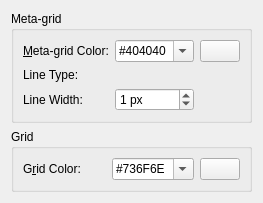
         <widget class="QWidget" name="points">
          <attribute name="title">
           <string>Points Grid</string>
          </attribute>
          <layout class="QGridLayout" name="gridLayout_22">
           <item row="3" column="0">
            <spacer name="verticalSpacer_6">
             <property name="orientation">
              <enum>Qt::Vertical</enum>
             </property>
             <property name="sizeHint" stdset="0">
              <size>
               <width>20</width>
               <height>0</height>
              </size>
             </property>
            </spacer>
           </item>
           <item row="1" column="0">
            <widget class="QGroupBox" name="groupBox_8">
             <property name="title">
              <string>Grid</string>
             </property>
             <layout class="QGridLayout" name="gridLayout_7">
              <item row="9" column="0">
               <widget class="QLabel" name="lGridColor">
                <property name="text">
                 <string>G&amp;rid Color:</string>
                </property>
                <property name="wordWrap">
                 <bool>false</bool>
                </property>
                <property name="buddy">
                 <cstring>cbGridPointsColor</cstring>
                </property>
               </widget>
              </item>
              <item row="9" column="2">
               <widget class="QPushButton" name="pb_gridPoints">
                <property name="sizePolicy">
                 <sizepolicy hsizetype="Maximum" vsizetype="Fixed">
                  <horstretch>0</horstretch>
                  <verstretch>0</verstretch>
                 </sizepolicy>
                </property>
                <property name="toolTip">
                 <string>Click to select color</string>
                </property>
                <property name="text">
                 <string/>
                </property>
                <property name="icon">
                 <iconset resource="../../../../../res/controls/controls.qrc">
                  <normaloff>:/controls/colorxx.png</normaloff>:/controls/colorxx.png</iconset>
                </property>
               </widget>
              </item>
              <item row="9" column="1">
               <widget class="QComboBox" name="cbGridPointsColor">
                <property name="toolTip">
                 <string>Color for grid points</string>
                </property>
                <property name="accessibleDescription">
                 <string notr="true"/>
                </property>
                <property name="editable">
                 <bool>true</bool>
                </property>
                <item>
                 <property name="text">
                  <string notr="true">#736F6E</string>
                 </property>
                </item>
               </widget>
              </item>
             </layout>
            </widget>
           </item>
           <item row="0" column="0">
            <widget class="QGroupBox" name="groupBox_6">
             <property name="title">
              <string>Meta-grid</string>
             </property>
             <layout class="QGridLayout" name="gridLayout_20">
              <item row="2" column="1">
               <widget class="QG_LineTypeBox" name="wMetaGridPointsLineType" native="true">
                <property name="toolTip">
                 <string>Type of Meta Grid line if grid is drawn as points</string>
                </property>
               </widget>
              </item>
              <item row="3" column="1">
               <widget class="QSpinBox" name="sbMetaGridPointsWidth">
                <property name="toolTip">
                 <string>Width of Meta Grid line if grid is drawn by points</string>
                </property>
                <property name="suffix">
                 <string> px</string>
                </property>
                <property name="maximum">
                 <number>10</number>
                </property>
                <property name="value">
                 <number>1</number>
                </property>
               </widget>
              </item>
              <item row="2" column="0">
               <widget class="QLabel" name="lMetaGridLineType">
                <property name="text">
                 <string>Line Type: </string>
                </property>
               </widget>
              </item>
              <item row="3" column="0">
               <widget class="QLabel" name="lMetaGridLineWidth">
                <property name="text">
                 <string>Line Width:</string>
                </property>
               </widget>
              </item>
              <item row="1" column="1">
               <widget class="QComboBox" name="cbMetaGridPointsColor">
                <property name="toolTip">
                 <string>Color for Meta Grid lines if grid drawn by points</string>
                </property>
                <property name="accessibleDescription">
                 <string notr="true"/>
                </property>
                <property name="editable">
                 <bool>true</bool>
                </property>
                <item>
                 <property name="text">
                  <string notr="true">#404040</string>
                 </property>
                </item>
               </widget>
              </item>
              <item row="1" column="0">
               <widget class="QLabel" name="lMetaGridColor">
                <property name="text">
                 <string>&amp;Meta-grid Color:</string>
                </property>
                <property name="wordWrap">
                 <bool>false</bool>
                </property>
                <property name="buddy">
                 <cstring>cbMetaGridPointsColor</cstring>
                </property>
               </widget>
              </item>
              <item row="1" column="2">
               <widget class="QPushButton" name="pb_metaPoints">
                <property name="sizePolicy">
                 <sizepolicy hsizetype="Maximum" vsizetype="Fixed">
                  <horstretch>0</horstretch>
                  <verstretch>0</verstretch>
                 </sizepolicy>
                </property>
                <property name="toolTip">
                 <string>Click to select color</string>
                </property>
                <property name="text">
                 <string/>
                </property>
                <property name="icon">
                 <iconset resource="../../../../../res/controls/controls.qrc">
                  <normaloff>:/controls/colorxx.png</normaloff>:/controls/colorxx.png</iconset>
                </property>
               </widget>
              </item>
             </layout>
            </widget>
           </item>
          </layout>
         </widget>
